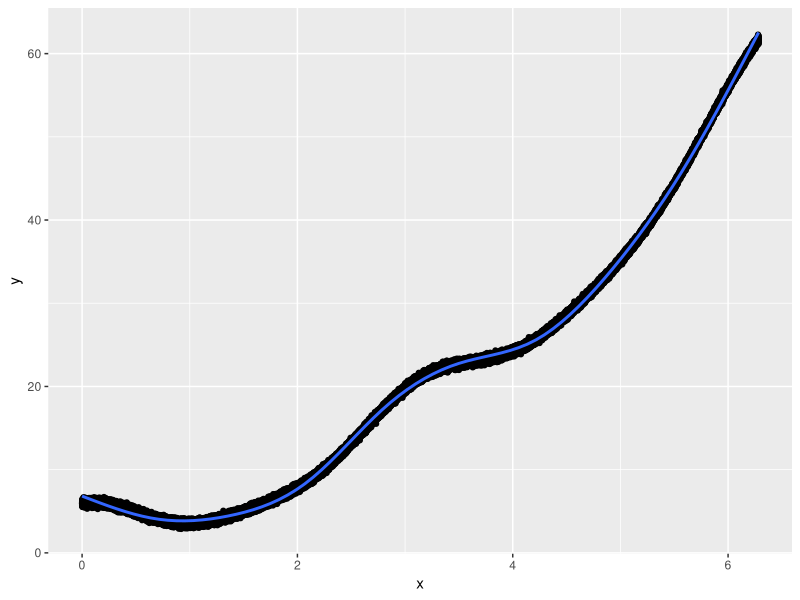
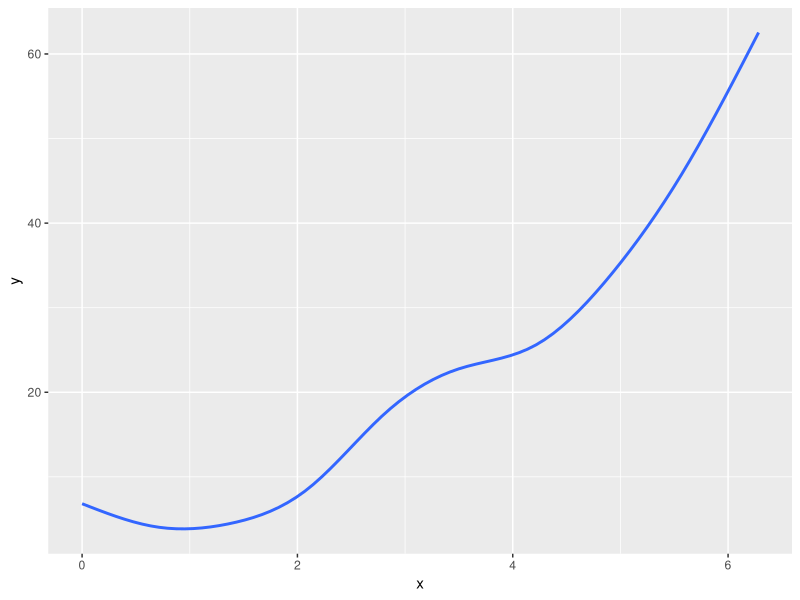

These figures' R source, in order:
library(ggplot2)

##Try to plot periodic data
x = runif(100000,0,2*pi)
y = (cos(x))^2+rnorm(n=100000, sd=0.2)+0.7*x+1.3*x^2+sin(x)+5*(cos(x))^4
##Try everything
df = data.frame(x,y)
ggplot(data=df, aes(x=x,y=y))+geom_point()+geom_smooth()
x_2 = x^2
x_3 = x^3
x_sin = sin(x)
# x_sin_2 = (sin(x))^2
x_sin_3 = (sin(x))^3
x_cos = cos(x)
x_cos_2 = (cos(x))^2
x_cos_3 = (cos(x))^3
x_cos_4 = (cos(x))^4
df_test = data.frame(x,y,x_2,x_3,x_sin,x_sin_3, x_cos,x_cos_2,x_cos_3, x_cos_4)
model = lm(y~., data=df_test)
p_cutoff = 0.001
coeffs = coef(summary(model))
ind = coeffs[,4]<p_cutoff
#significant predictors, as filtered by cutoff
sig_pred = names(ind)[ind==TRUE]


#rerun mod
df_final = data.frame(y)
for (i in seq_len(length(sig_pred))){
loc = match(sig_pred[i], names(df_test))
df_final = cbind(df_final, df_test[[loc]])
}
colnames(df_final)=c("y", sig_pred)
final_model = lm(y~., data=df_final)

summary(final_model)
# summary(model)

ggplot(aes(x=x, y=y), data=df)+geom_smooth()
